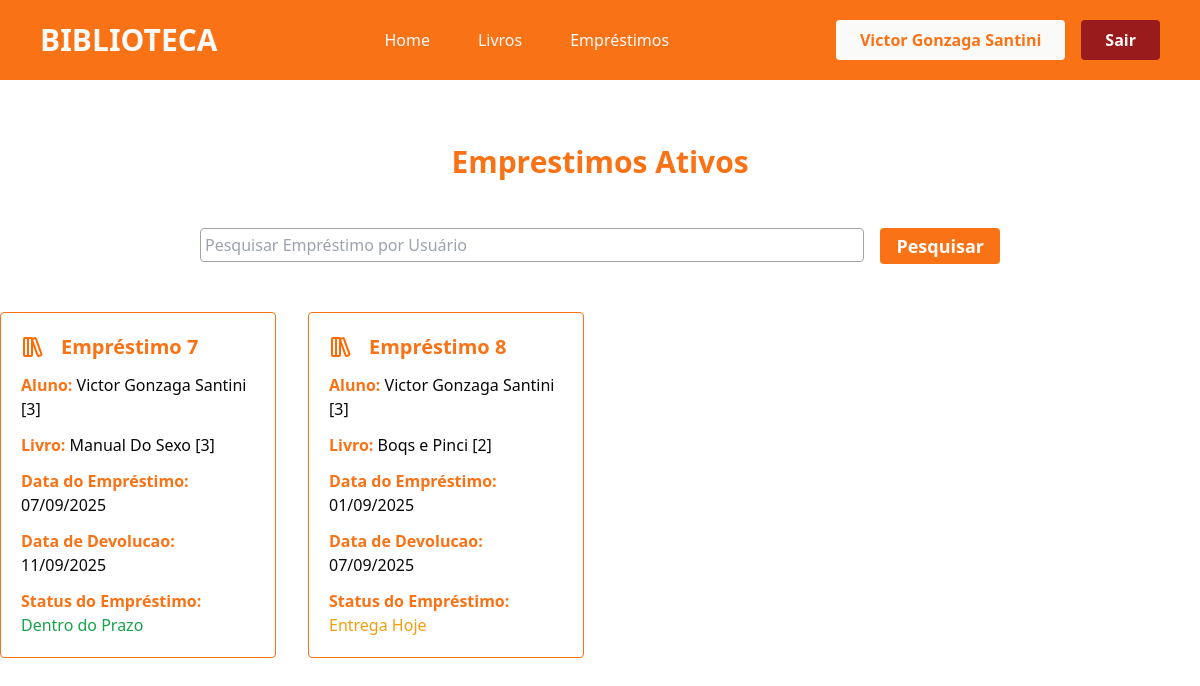
Before: /emprestimos/ (signed in) with the older database file.
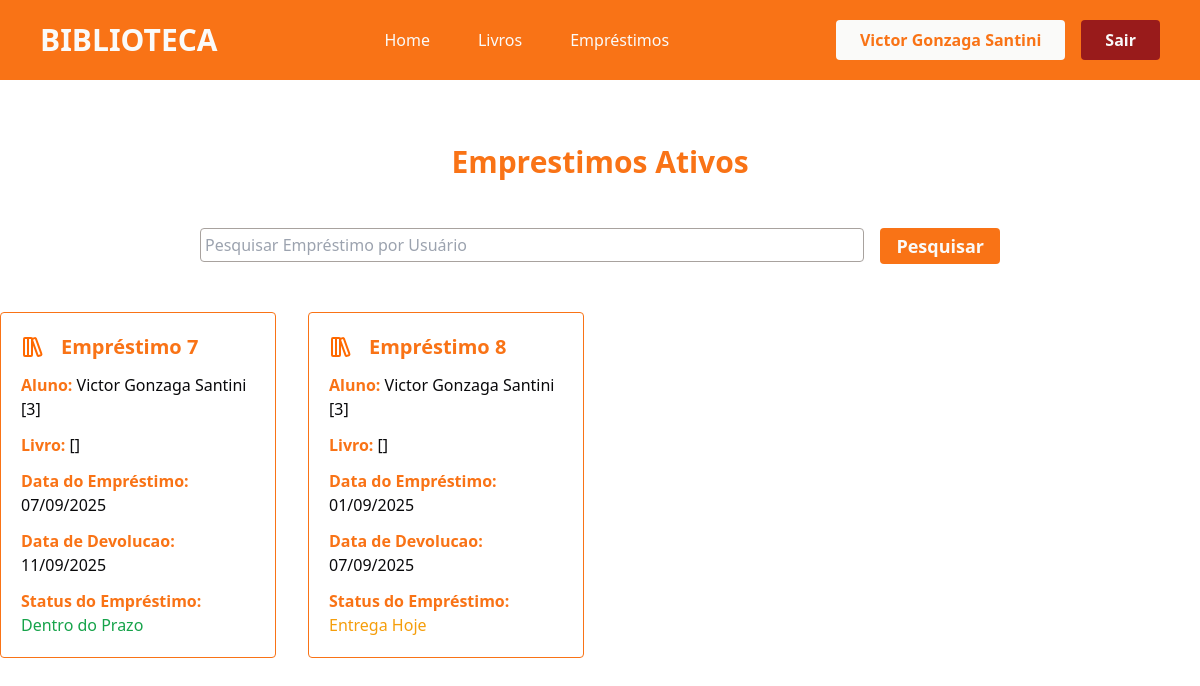
After: the same page with the newer database file.
### app/models.py (models this page shows)
class Emprestimo(db.Model):
    id = db.Column(db.Integer, primary_key=True)
    data_emprestimo = db.Column(db.DateTime, default=datetime.now)
    data_devolucao = db.Column(db.DateTime, default=datetime.now)
    user_id = db.Column(db.Integer, db.ForeignKey('user.id', name="fk_emprestimo_user"), nullable=True)
    livro_id = db.Column(db.Integer, db.ForeignKey('livro.id', name="fk_emprestimo_livro"), nullable=True)
    statusEmprestimo = db.Column(db.String(100), nullable=True)

class Livro(db.Model):
    id = db.Column(db.Integer, primary_key=True)
    titulo = db.Column(db.String(100), nullable=True)
    autor = db.Column(db.String(100), nullable=True)
    editora = db.Column(db.String(100), nullable=True)
    anoPublicacao = db.Column(db.Integer, nullable=True)
    genero = db.Column(db.String(100), nullable=True)
    quantidade_disponivel = db.Column(db.Integer, nullable=True)
    status = db.Column(db.String(100), nullable=True)
    emprestimos = db.relationship('Emprestimo', backref='livro', lazy=True)

class User(db.Model, UserMixin):
    id = db.Column(db.Integer, primary_key=True)
    nome = db.Column(db.String(100), nullable=True)
    telefone = db.Column(db.String(100), nullable=True)
    email = db.Column(db.String(100), nullable=True)
    senha = db.Column(db.String(100), nullable=True)
    emprestimos = db.relationship('Emprestimo', backref='user', lazy=True)

### app/views.py (the view)
@app.route('/emprestimos/')
@login_required
def emprestimos():
    if request.method == 'GET':
        pesquisa = request.args.get('pesquisa', '')
    dados = Emprestimo.query.join(User).order_by(Emprestimo.id)
    if pesquisa != '':
        dados = dados.filter(User.nome.ilike(f'%{pesquisa}%'))
    emprestimos = {'dados' : dados.all()}
    return render_template('emprestimos.html', emprestimos=emprestimos)

### app/models.py (called while the page is built)
@login_manager.user_loader
def load_user(user_id):
    return User.query.get(user_id)

### app/templates/emprestimos.html (shortened to what this page needs)
{% extends "head.html" %}
{% block content %}
<div class="container-livros flex flex-col justify-center align-center">
    <div class="titulo mt-[4rem] flex-col justify-center items-center">
        <h2 class="text-3xl text-center text-orange-500 font-bold">Emprestimos Ativos</h2>
    </div>
    <div class="pesquisa mt-[3rem] flex justify-center">
        <form action="" method="get" class="flex flex-row gap-4 w-[800px]">
                <div class="w-full">
                    <input type="text" name="pesquisa" class="w-full border-[1px] rounded border-stone-400 px-1 py-1 outline-orange-500 outline-2" placeholder="Pesquisar Empréstimo por Usuário">
                </div>
                <div class="w-70">
                    <button type="submit" class="bg-orange-500 w-full text-stone-50 font-semibold text-lg rounded py-1 px-4 hover:bg-orange-700 cursor-pointer transition-all duration-500">Pesquisar</button>
                </div>
            </form>
    </div>
    <section class="emprestimos flex justify-center mt-[3rem]">
        <div class="lista-emprestimos grid grid-cols-4 gap-[2rem] mb-[2rem]" >
            {% for emp in emprestimos.dados %}
            {% if current_user.id == emp.user.id or current_user.email == 'admin@gmail.com' %}
                <div class="card-emprestimo border-orange-500 border-[1px] rounded p-5">
                    <div class="nome-svg flex flex-row gap-4 items-center justify-start">
                        <h2 class="text-xl font-semibold text-orange-500">Empréstimo {{emp.id}}</h2>
                    </div>
                    <p class="mt-3 text-orange-500 font-semibold">Aluno: <span class="text-zinc-950 font-normal">{{emp.user.nome}} [{{emp.user.id}}]</span></p>
                    <p class="mt-3 text-orange-500 font-semibold">Livro: <span class="text-zinc-950 font-normal">{{emp.livro.titulo}} [{{emp.livro.id}}] </span></p>
                    <p class="mt-3 text-orange-500 font-semibold">Data do Empréstimo: <span class="text-zinc-950 font-normal">{{emp.data_emprestimo.strftime('%d/%m/%Y')}}</span></p>
                    <p class="mt-3 text-orange-500 font-semibold">Data de Devolucao: <span class="text-zinc-950 font-normal">{{emp.data_devolucao.strftime('%d/%m/%Y')}}</span</p>
                    <p class="mt-3 text-orange-500 font-semibold">Status do Empréstimo: {% if emp.statusEmprestimo == 'Devolução Atrasada' %} <span class="text-red-800 font-normal">{{emp.statusEmprestimo}}</span> {% elif emp.statusEmprestimo == 'Entrega Hoje' %} <span class="text-amber-500 font-normal">{{emp.statusEmprestimo}}</span> {% else %}  <span class="text-green-600 font-normal">{{emp.statusEmprestimo}}</span> {% endif %}</p>
                </div>
            {% endif %}
            {% endfor %}
        </div>
    </section>
</div>
{% endblock %}

Changed rows visible on the page:
changed Emprestimo "Dentro do Prazo": livro.titulo "Manual Do Sexo" → (not shown); livro.id "3" → (not shown)
changed Emprestimo "Entrega Hoje": livro.titulo "Boqs e Pinci" → (not shown); livro.id "2" → (not shown)
